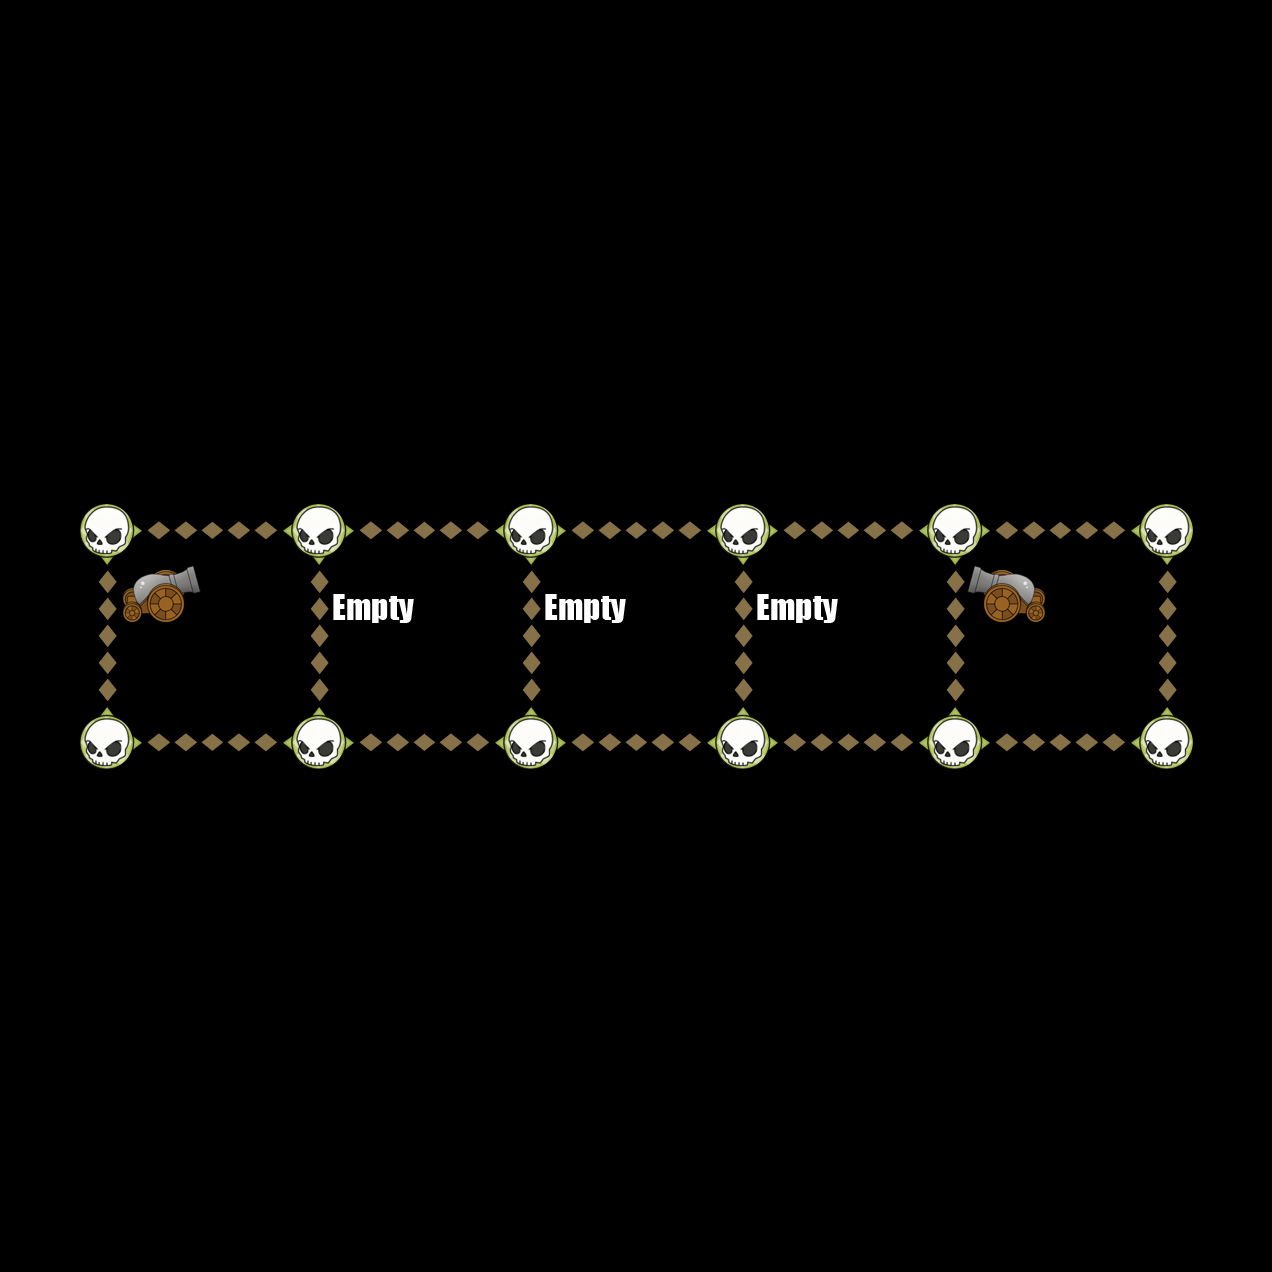

This game map was drawn from its Tiled (.tmx) file and the tilesets committed beside it. A one-line description and the trimmed map source follow:
An orthogonal 6x6 tile map with 212x212 px tiles, 6 tile layers (Down, Up, Left, Right, ...).

<map version="1.0" orientation="orthogonal" width="6" height="6" tilewidth="212" tileheight="212">
 <tileset firstgid="1" name="TileGraphic_Final-ipadhd" tilewidth="212" tileheight="212">
  <image source="TileGraphic_Final-ipadhd.png" width="636" height="1060" />
  <tile id="0">
   <properties>
    <property name="LineFilled" value="True" />
   </properties>
  </tile>
  <tile id="2">
   <properties>
    <property name="Item" value="TreasureBox" />
   </properties>
  </tile>
  <tile id="4">
   <properties>
    <property name="RowFilled" value="True" />
   </properties>
  </tile>
  <tile id="6">
   <properties>
    <property name="Item" value="CannonLeft" />
   </properties>
  </tile>
  <tile id="7">
   <properties>
    <property name="Item" value="ShipRight" />
   </properties>
  </tile>
  <tile id="8">
   <properties>
    <property name="Item" value="MapOne" />
   </properties>
  </tile>
  <tile id="9">
   <properties>
    <property name="Item" value="CannonRight" />
   </properties>
  </tile>
  <tile id="10">
   <properties>
    <property name="Item" value="ShipLeft" />
   </properties>
  </tile>
  <tile id="11">
   <properties>
    <property name="Item" value="MapTwo" />
   </properties>
  </tile>
  <tile id="12">
   <properties>
    <property name="Item" value="Empty" />
   </properties>
  </tile>
 </tileset>
 <layer name="Down" width="6" height="6">
  <data>[36 cells, 6 non-empty, 1 distinct tile ids]</data>
 </layer>
 <layer name="Up" width="6" height="6">
  <data>[36 cells, 6 non-empty, 1 distinct tile ids]</data>
 </layer>
 <layer name="Left" width="6" height="6">
  <data>[36 cells, 10 non-empty, 1 distinct tile ids]</data>
 </layer>
 <layer name="Right" width="6" height="6">
  <data>[36 cells, 10 non-empty, 1 distinct tile ids]</data>
 </layer>
 <layer name="Dots" width="6" height="6">
  <data>[36 cells, 12 non-empty, 1 distinct tile ids]</data>
 </layer>
 <layer name="Items" width="6" height="6">
  <data>[36 cells, 5 non-empty, 3 distinct tile ids]</data>
 </layer>
</map>
